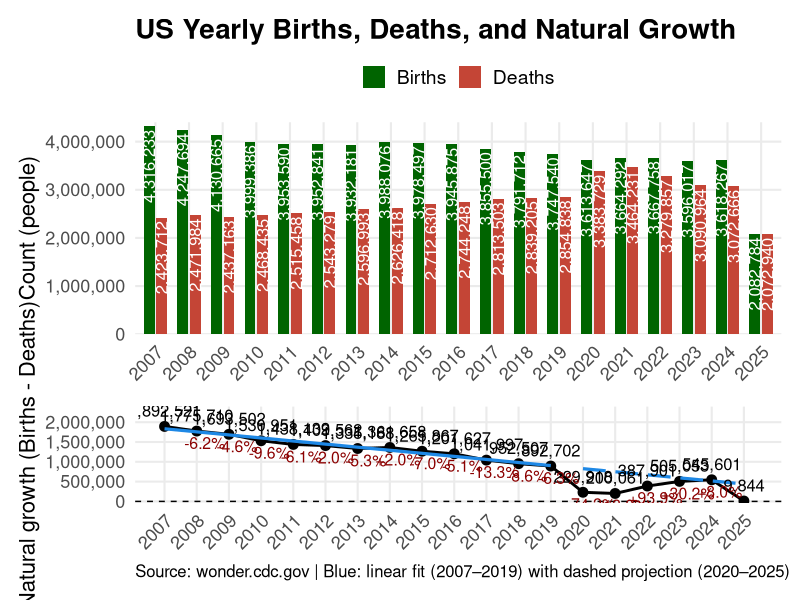

This chart was generated by the following R code:
library(tidyverse)
library(scales)
library(patchwork)

# --- 1) Read monthly data ---
births_m <- read_csv("data/monthly_births_2007_2025.csv", show_col_types = FALSE) # Wonder data, final & provisional, grouped by Year/Month, merged by merge_monthly_natality_data.R
deaths_m <- read_csv("data/monthly_deaths_2007_2025.csv", show_col_types = FALSE) # Wonder data, final & provisional, grouped by Year/Month, merged by merge_monthly_mortality_data.R

# --- 2) Aggregate to yearly totals ---
births_y <- births_m %>% group_by(Year) %>% summarise(Births = sum(Births, na.rm = TRUE), .groups = "drop")
deaths_y <- deaths_m %>% group_by(Year) %>% summarise(Deaths = sum(Deaths, na.rm = TRUE), .groups = "drop")

# --- 3) Merge + compute natural growth ---
yearly <- births_y %>%
  full_join(deaths_y, by = "Year") %>%
  arrange(Year) %>%
  mutate(
    Births = replace_na(Births, 0L),
    Deaths = replace_na(Deaths, 0L),
    Natural_Growth = Births - Deaths
  )

# --- 4) Prepare data for plotting ---
bars_df <- yearly %>% pivot_longer(c(Births, Deaths), names_to = "Metric", values_to = "Count")

# YoY % change for natural growth (skip first year and divide-by-zero cases)
growth_df <- yearly %>%
  arrange(Year) %>%
  mutate(
    pct_change = (Natural_Growth - lag(Natural_Growth)) / abs(lag(Natural_Growth)),
    pct_label = ifelse(
      is.na(pct_change) | is.infinite(pct_change),
      "",
      paste0(ifelse(pct_change > 0, "+", ""), percent(pct_change, accuracy = 0.1))
    )
  ) %>%
  select(Year, Natural_Growth, pct_label)

# --- 5) Plot: births & deaths (bars with vertical labels inside) ---
p1 <- ggplot(bars_df, aes(x = factor(Year), y = Count, fill = Metric)) +
  geom_col(position = position_dodge(width = 0.75), width = 0.65) +
  geom_text(
    aes(label = comma(Count)),
    position = position_dodge(width = 0.75),
    angle = 90, hjust = 1.05, color = "white", size = 4.2
  ) +
  scale_y_continuous(labels = label_comma(), expand = expansion(mult = c(0, 0.02))) +
  scale_fill_manual(values = c("Births" = "#006400", "Deaths" = "#C44536")) +
  labs(
    title = "US Yearly Births, Deaths, and Natural Growth",
    y = "Count (people)", x = NULL, fill = NULL
  ) +
  theme_minimal(base_size = 16) +
  theme(
    plot.title = element_text(face = "bold", size = 20, margin = margin(b = 6)),
    plot.subtitle = element_text(size = 14, margin = margin(b = 10)),
    axis.text.x = element_text(angle = 45, hjust = 1, size = 13),
    axis.text.y = element_text(size = 13),
    legend.position = "top",
    legend.text = element_text(size = 14),
    panel.grid.minor = element_blank()
  )

# --- Fit linear model on 2007–2019 and build predictions to 2025 ---
fit_df <- yearly %>% filter(Year >= 2007, Year <= 2019)
lm_ng <- lm(Natural_Growth ~ Year, data = fit_df)

pred_df <- tibble(Year = 2007:2025) %>%
  mutate(NG_trend = predict(lm_ng, newdata = cur_data_all()))
pred_hist <- pred_df %>% filter(Year <= 2019)   # solid part
pred_proj <- pred_df %>% filter(Year >= 2020)   # dashed projection

# Update the ymax to include the projection too
max_growth_all <- max(growth_df$Natural_Growth, pred_df$NG_trend, na.rm = TRUE)

# --- 6) Plot: natural growth with value + YoY% label + trend & projection ---
p2 <- ggplot(growth_df, aes(x = Year, y = Natural_Growth)) +
  geom_hline(yintercept = 0, linewidth = 0.5, linetype = "dashed") +
  # Actual series
  geom_line(linewidth = 1, color = "black") +
  geom_point(size = 3, color = "black") +
  # Trend (fit on 2007–2019) and projection (2020–2025)
  geom_line(data = pred_hist, aes(x = Year, y = NG_trend),
            linewidth = 1.1, color = "#1E88E5") +
  geom_line(data = pred_proj, aes(x = Year, y = NG_trend),
            linewidth = 1.1, color = "#1E88E5", linetype = "longdash") +
  # Value label (black) just above the point
  geom_text(aes(label = comma(Natural_Growth)), vjust = -0.8, size = 4.2) +
  # YoY % label (dark red) slightly to the right of the point
  geom_text(
    aes(label = pct_label),
    color = "#8B0000",
    position = position_nudge(x = 0.25),
    vjust = 1.5,
    size = 4.0
  ) +
  scale_x_continuous(breaks = growth_df$Year) +
  scale_y_continuous(
    labels = label_comma(),
    limits = c(min(growth_df$Natural_Growth, na.rm = TRUE) - 50000, max_growth_all + 500000),
    expand = c(0, 0)
  ) +
  labs(
    x = NULL,
    y = "Natural growth (Births - Deaths)",
    caption = "Source: wonder.cdc.gov | Blue: linear fit (2007–2019) with dashed projection (2020–2025)"
  ) +
  theme_minimal(base_size = 16) +
  theme(
    axis.text.x = element_text(angle = 45, hjust = 1, size = 13),
    axis.text.y = element_text(size = 13),
    panel.grid.minor = element_blank(),
    plot.caption = element_text(size = 12, hjust = 0)
  )


# --- 7) Combine vertically ---
final_plot <- p1 / p2 + plot_layout(heights = c(2.2, 1))
final_plot

# Optional save
# ggsave("data/yearly_births_deaths_growth_labeled.png", fi
